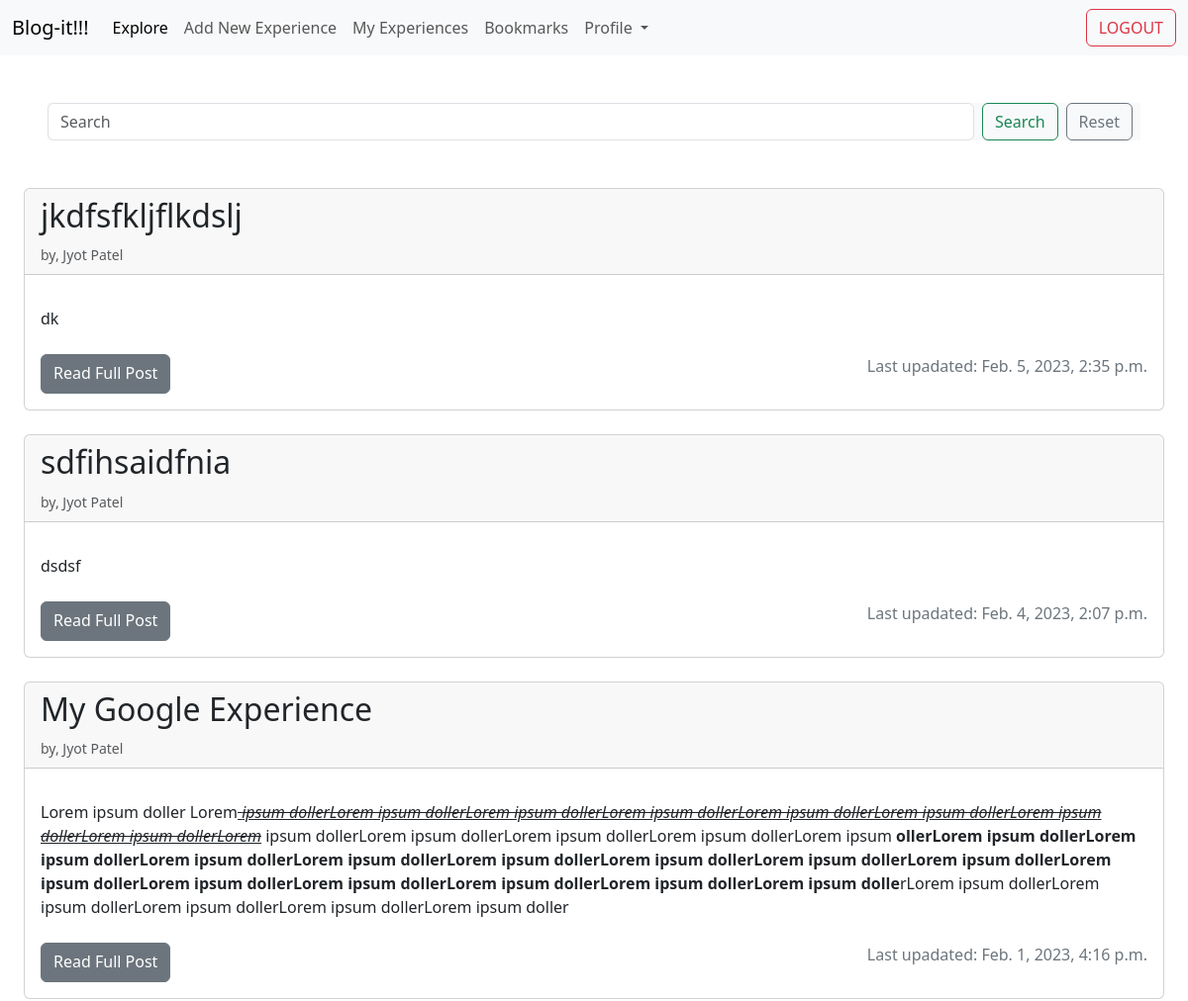
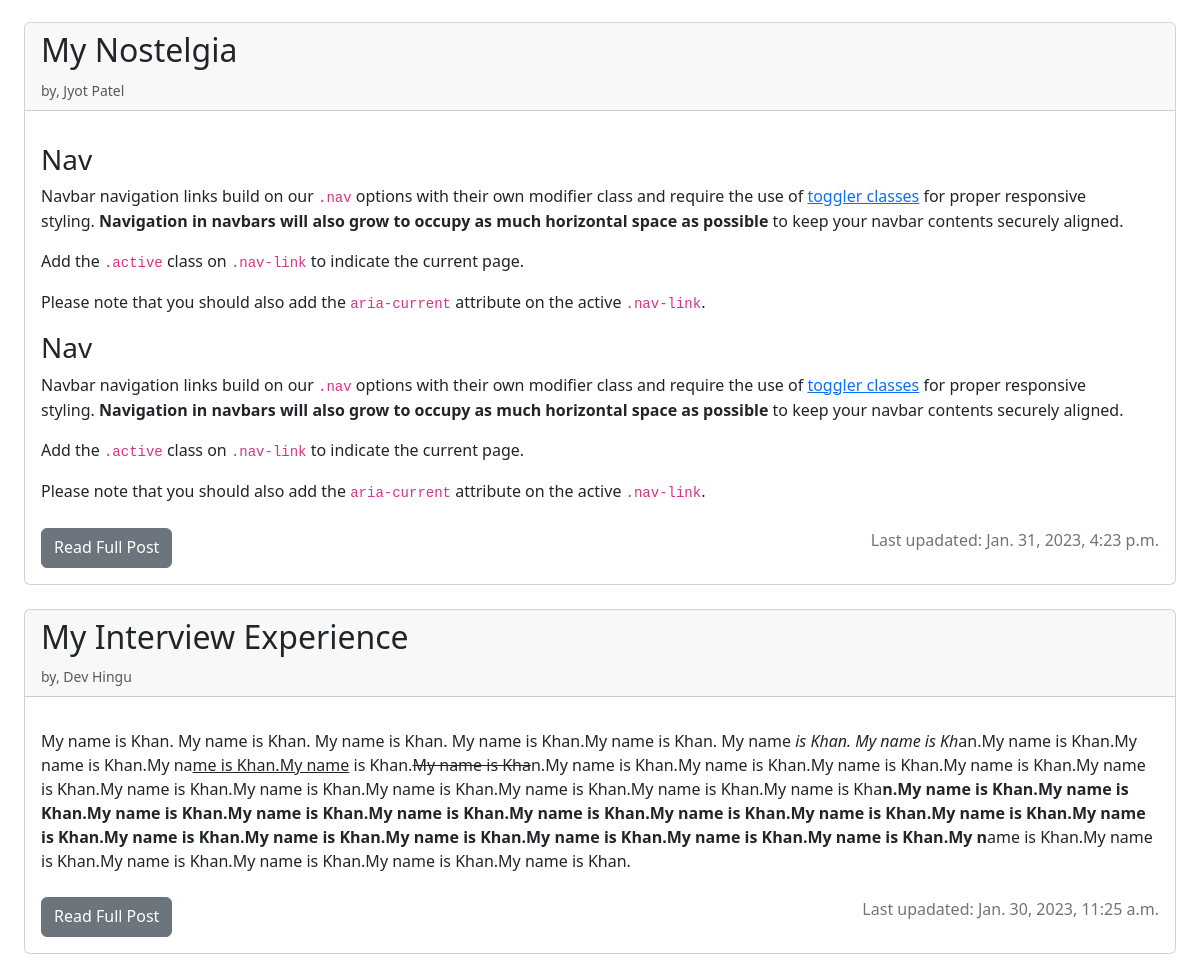
Page /home/ (signed in) on the committed database (2 pictures, top to bottom).
### home/models.py (models this page shows, shortened)
class BlogPost(models.Model):
    author = models.ForeignKey(NewUser, on_delete=models.CASCADE)
    company = models.CharField(max_length=255, null=True, blank=False)
    year = models.IntegerField(null=True, blank=False)
    job_offer = models.CharField(max_length=25, choices=[("Summer Internship",'Summer Internship'),("Winter Internship & Job",'Winter Internship & Job'), ("Job",'Job'), ("Winter Internship Only",'Winter Internship Only')], null=True, blank=False)
    profile = models.CharField(max_length=255, null=True, blank=False)
    title = models.CharField(max_length=255, null=True, blank=False, unique=True)
    body = RichTextField(null=True, blank=False)
    pub_date = models.DateTimeField(auto_now_add=True)
    bookmark = models.ManyToManyField(NewUser, related_name='bookmark', default=None, blank=True)

### accounts/models.py (models this page shows)
class NewUser(AbstractUser):
    email = models.EmailField(unique=True)
    degree = models.CharField(max_length=6,choices=[("B.TECH",'B.TECH'),("M.TECH",'M.TECH'),("MSC",'MSC')], null=True, blank=False)
    year = models.PositiveIntegerField(null=True, blank=False)
    program = models.CharField(max_length=255, null=True, blank=False)

### home/views.py (the view)
# urls.py: path('', list_view.as_view(), name='explore'),
class list_view(LoginRequiredMixin, ListView):
    model = BlogPost
    template_name = 'home.html'
    context_object_name = 'obj_list'
    ordering = ['-id']
    def get_queryset(self):
        search = self.request.GET.get('search', '')
        searched = BlogPost.objects.filter(title__icontains=search).order_by('-id')
        return searched

### templates/home.html (shortened to what this page needs)
{% extends 'base.html' %}
{% block content %}
  <nav class="navbar navbar-expand-lg navbar-light bg-light">
  <div class="container-fluid">
    <a class="navbar-brand">Blog-it!!!</a>
    <div class="collapse navbar-collapse" id="navbarSupportedContent">
      <ul class="navbar-nav me-auto mb-2 mb-lg-0">
        <li class="nav-item">
          <a class="nav-link active" aria-current="page" href={% url 'explore' %}>Explore</a>
        </li>
        <li class="nav-item">
          <a class="nav-link" href={% url 'add_new_experience' %}>Add New Experience</a>
        </li>
        <li class="nav-item">
          <a class="nav-link" href={% url 'my_experiences' %}>My Experiences</a>
        </li>
        <li class="nav-item">
          <a class="nav-link" href={% url 'bookmarks' %}>Bookmarks</a>
        </li>
        <li class="nav-item dropdown">
          <a class="nav-link dropdown-toggle" href="#" id="navbarDropdown" role="button" data-bs-toggle="dropdown" aria-expanded="false">
            Profile
          </a>
        </li>
      </ul>
      <form class="d-flex" action={% url 'logout' %} method="post">
        <button class="btn btn-outline-danger" type="submit">LOGOUT</button>
      </form>
    </div>
  </div>
</nav>
  <div class="bg-light m-5">
    <form class="d-flex" role="search" action={% url 'explore' %} onsubmit='myfunc()'>
      <input class="form-control me-2" type="search" id='my_search' placeholder="Search" aria-label="Search" name="search">
      <button class="btn btn-outline-success" type="submit">Search</button>
      <a class="btn btn-outline-secondary mx-2" type="button" href={% url 'explore' %}>Reset</a>
    </form>
  </div>
{% for post in obj_list %}
  <div class="card m-4">
    <div class="card-header">
      <h2 class="card-title"> {{ post.title }} </h2>
      <p class="card-text"><small class="text-muted">by, {{ post.author.first_name }} {{ post.author.last_name }}</small></p>
    </div>
    <div class="card-body">
      <p class="card-text">{{ post.body |safe }}</p>
      <div class="d-flex justify-content-between mt-4">
        <a href={% url 'article_details' post.pk %} class="btn btn-secondary">Read Full Post</a>
        <p class="text-secondary">Last upadated: {{ post.pub_date}}</p>
      </div>
    </div>
  </div>
  {% endfor %}
{% endblock content %}

### rows in the picture
BlogPost: title "jkdfsfkljflkdslj", author.first_name "Jyot", author.last_name "Patel", body "dk", pub_date "Feb. 5, 2023, 2:35 p.m."
BlogPost: title "sdfihsaidfnia", author.first_name "Jyot", author.last_name "Patel", body "dsdsf", pub_date "Feb. 4, 2023, 2:07 p.m."
BlogPost: title "My Google Experience", author.first_name "Jyot", author.last_name "Patel", body "Lorem ipsum doller Lorem ipsum dollerLorem ipsum dollerLorem ipsum dollerLorem ipsum dollerLorem ipsum dollerLorem ipsum dollerLorem ipsum dollerLorem ipsum dollerLorem ipsum dollerLorem ipsum dollerLorem ipsum dollerLorem ipsum dollerLorem ipsum ollerLorem ipsum dollerLorem ipsum dollerLorem ipsum dollerLorem ipsum dollerLorem ipsum dollerLorem ipsum dollerLorem ipsum dollerLorem ipsum dollerLorem ipsum dollerLorem ipsum dollerLorem ipsum dollerLorem ipsum dollerLorem ipsum dollerLorem ipsum dolle rLorem ipsum dollerLorem ipsum dollerLorem ipsum dollerLorem ipsum dollerLorem ipsum doller", pub_date "Feb. 1, 2023, 4:16 p.m."
BlogPost: title "My Nostelgia", author.first_name "Jyot", author.last_name "Patel", body "Nav Navbar navigation links build on our .nav options with their own modifier class and require the use of toggler classes for proper responsive styling. Navigation in navbars will also grow to occupy as much horizontal space as possible to keep your navbar contents securely aligned. Add the .active class on .nav-link to indicate the current page. Please note that you should also add the aria-current attribute on the active .nav-link . Nav Navbar navigation links build on our .nav options with their own modifier class and require the use of toggler classes for proper responsive styling. Navigation in navbars will also grow to occupy as much horizontal space as possible to keep your navbar…", pub_date "Jan. 31, 2023, 4:23 p.m."
BlogPost: title "My Interview Experience", author.first_name "Dev", author.last_name "Hingu", body "My name is Khan. My name is Khan. My name is Khan. My name is Khan.My name is Khan. My name is Khan. My name is Kh an.My name is Khan.My name is Khan.My na me is Khan.My name is Khan. My name is Kha n.My name is Khan.My name is Khan.My name is Khan.My name is Khan.My name is Khan.My name is Khan.My name is Khan.My name is Khan.My name is Khan.My name is Khan.My name is Kha n.My name is Khan.My name is Khan.My name is Khan.My name is Khan.My name is Khan.My name is Khan.My name is Khan.My name is Khan.My name is Khan.My name is Khan.My name is Khan.My name is Khan.My name is Khan.My name is Khan.My name is Khan.My name is Khan.My n ame is Khan.My name is Khan.My name is Khan.My name is…", pub_date "Jan. 30, 2023, 11:25 a.m."
